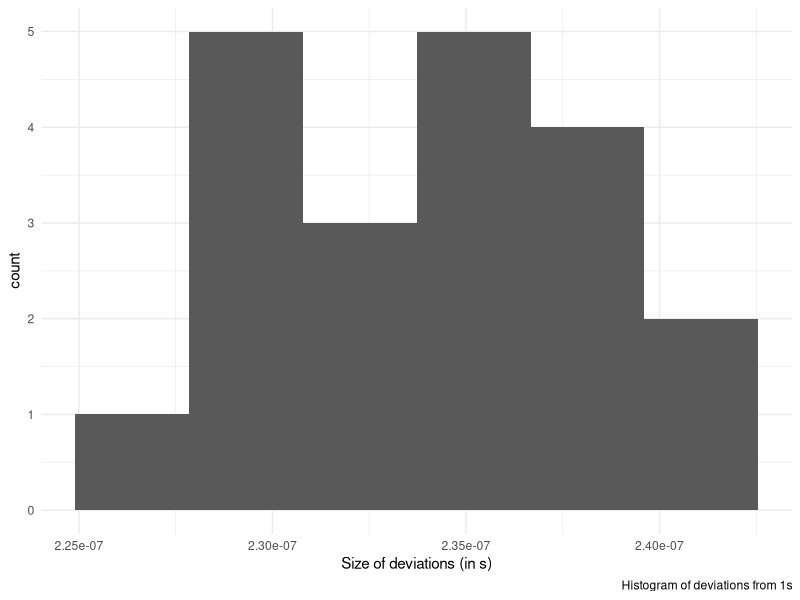
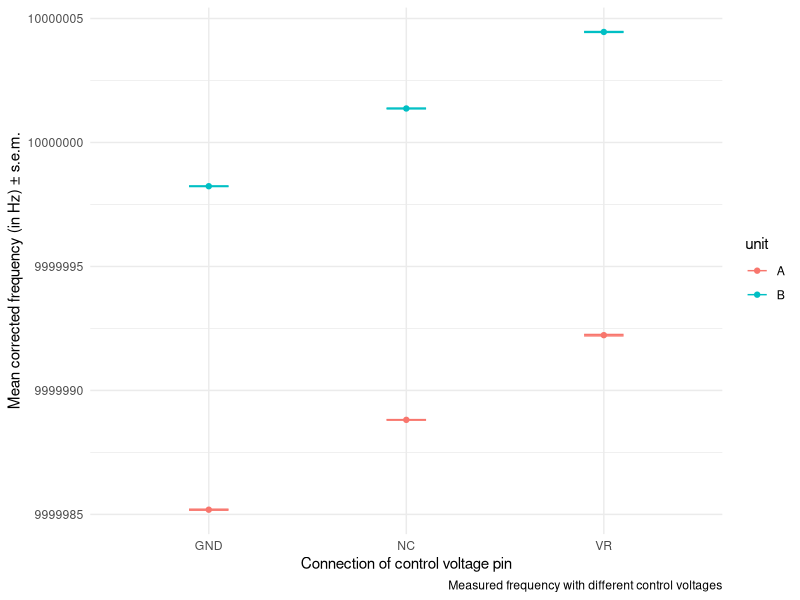

The R source for these figures, in order:
## ---- chunk 1
library("tidyverse")
## ---- chunk 2
gps_period <- c(
  1.0000002293  ,
  1.0000002275  ,
  1.0000002298  ,
  1.0000002303  ,
  1.0000002345  ,
  1.0000002348  ,
  1.0000002363  ,
  1.0000002385  ,
  1.0000002422  ,
  1.0000002365  ,
  1.0000002393  ,
  1.0000002373  ,
  1.0000002385  ,
  1.0000002318  ,
  1.0000002418  ,
  1.0000002365  ,
  1.0000002287  ,
  1.0000002317  ,
  1.0000002308  ,
  1.0000002292)
## ---- chunk 3
gps_df <- tibble(period=gps_period-1)
gps_df %>% ggplot(aes(x=period)) + 
  geom_histogram(bins=6) + 
  theme_minimal() +
  labs(x="Size of deviations (in s)",
       caption="Histogram of deviations from 1s")
## ---- chunk 4
oscilloquartz <- tribble(
  ~unit, ~vc, ~freq,
  "A", "NC", 9999986.4634, 
  "A", "NC", 9999986.4676, 
  "A", "NC", 9999986.4709, 
  "A", "NC", 9999986.4706, 
  "A", "NC", 9999986.4804,
  "A", "VR", 9999989.8369 ,
  "A", "VR", 9999989.8504 ,
  "A", "VR", 9999989.8547 ,
  "A", "VR", 9999989.9161 ,
  "A", "VR", 9999989.9734 ,
  "A", "GND", 9999982.8122 ,
  "A", "GND", 9999982.8097 ,
  "A", "GND", 9999982.8395 ,
  "A", "GND", 9999982.8892 ,
  "A", "GND", 9999982.8850 ,
  "B", "NC", 9999998.9790 , 
  "B", "NC", 9999999.0083 , 
  "B", "NC", 9999999.0584 , 
  "B", "NC", 9999999.0344 , 
  "B", "NC", 9999999.0365 , 
  "B", "NC", 9999999.0525 , 
  "B", "VR", 10000002.0915 ,
  "B", "VR", 10000002.0830 ,
  "B", "VR", 10000002.1103 ,
  "B", "VR", 10000002.1336 ,
  "B", "VR", 10000002.1550 ,
  "B", "GND", 9999995.8769 ,
  "B", "GND", 9999995.8866 ,
  "B", "GND", 9999995.9022 ,
  "B", "GND", 9999995.8966 ,
  "B", "GND", 9999995.9031)
## ---- chunk 5
se_product <- function(X,Y) {
  vxm <- var(X)/length(X)
  vym <- var(Y)/length(Y)
  ex <- mean(X)
  ey <- mean(Y)
  vxy <- vxm*vym + vxm*ey^2 + vym*ex^2
  sqrt(vxy)
}
## ---- chunk 6
oscilloquartz %>% 
  group_by(unit,vc) %>%
  mutate(corrected_frequency = freq*mean(gps_period)) %>%
  summarize(mean_corrected_frequency = mean(corrected_frequency),
            se_corrected_frequency = se_product(gps_period, freq)) %>%
  ggplot(aes(x=vc,
             y=mean_corrected_frequency, 
             ymin=mean_corrected_frequency-se_corrected_frequency,
             ymax=mean_corrected_frequency+se_corrected_frequency,
             color=unit)) +
  geom_point() + 
  geom_errorbar(width=0.2) +
  theme_minimal() +
  labs(x="Connection of control voltage pin",
       y="Mean corrected frequency (in Hz) \u00b1 s.e.m.",
       caption="Measured frequency with different control voltages")
